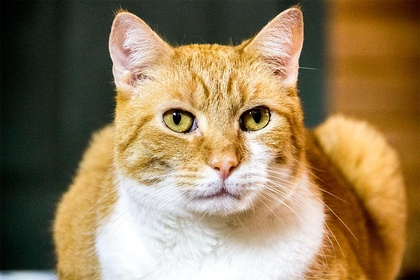
%> input picture IVA/Images and Videos/cat.jpg, 420 x 280 px, shrunk from 1000 x 667 before the run
$ octave 'Frequency of each Pixel Intensity.m'   (GNU Octave 9; MATLAB toolbox functions it lacks are replaced by stand-ins)
%> lines starting %> are read from the running program, lines starting %| are printed output that depends on the picture
cm= rgb2gray(imread('cat.jpg'));
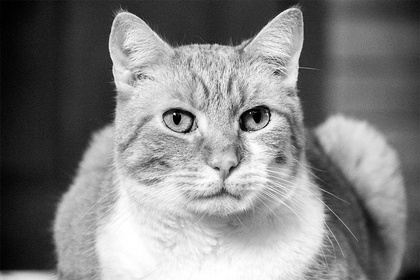
%> cm: size 280x420 uint8; min 0, max 255, mean 128.9
[m,n] = size(cm);
%> m = 280; n = 420
crr=[];
arr=[];
visited=-1;
for i=1:m
    frequency = 1;
    k=1;
    for j=i+1:n
        if(cm(i,k)==cm(i,j))
            frequency = frequency+1;
            arr(j) = visited;
        end
    k=k+1;
    end
    if(arr(i)~=visited)
        crr(i)=cm(i,k);
        arr(i) = frequency;
    end
end
%> after the loop, arr = 420 values, max 55 at index 1, min -1 at index 5, mean 0.0143; crr = 246 values, max 237 at index 164, min 0 at index 5, mean 24.38
for i=1:m
    for j=1:n
        if(arr(i)~=visited)
            fprintf('Pixel %d = %d ',cm(i,j),arr(i));
            fprintf('\n');
        end
    end
end

$ run again, with IVA/Images and Videos/GIRL_WOOD.jpg copied over IVA/Images and Videos/cat.jpg
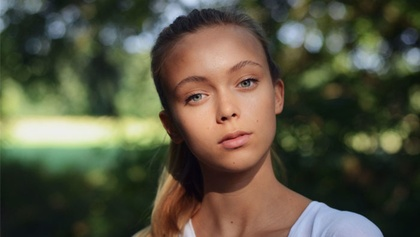
%> input picture IVA/Images and Videos/GIRL_WOOD.jpg, 420 x 237 px, shrunk from 1185 x 670 before the run
%> `cm= rgb2gray(imread('cat.jpg'));`:
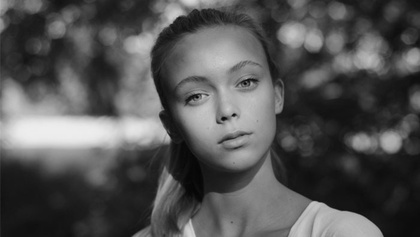
%> cm: size 237x420 uint8; min 2, max 238, mean 83.3
%> after the loop `for i=1:m`: arr = 420 values, max 57 at index 1, min -1 at index 18, mean 0.5; crr = 237 values, max 206 at index 232, min 0 at index 18, mean 28.73
